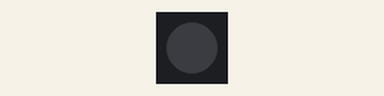
Simulated run of this program. Board: Pycom board running MicroPython. Shown: 1 RGB LEDs in strip order, left to right.

Above: at 0.02 s.
At 0.72 s:
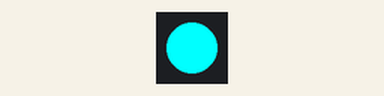
At 1.47 s:
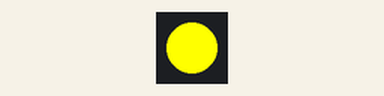
At 2.92 s:
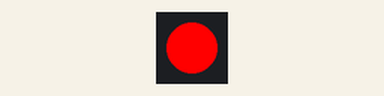
Timing chart, 0 to 3.2 s (numbered marks = the images above):
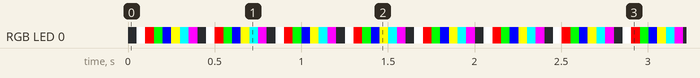

Measured:
- by itself, RGB LED 0: repeats every 0.40 s: RGB(255, 0, 0) 0.05 s, RGB(0, 255, 0) 0.05 s, RGB(0, 0, 255) 0.05 s, RGB(255, 255, 0) 0.05 s, RGB(0, 255, 255) 0.05 s, RGB(255, 0, 255) 0.05 s, off 0.05 s, RGB(255, 255, 255) 0.05 s
- by itself, everything shown: repeats every 0.40 s, in 8 steps

The program:

main.py
```python
from pycom import *            # import pycom module
from time import *             # import time module
import color
heartbeat(False)               # stop heartbeat pulse
while 1:       # stop after 10 cycles
    rgbled(color.Black)
    sleep(0.05)
    rgbled(color.White)
    sleep(0.05)
    rgbled(color.Red)
    sleep(0.05)
    rgbled(color.Green)
    sleep(0.05)
    rgbled(color.Blue)
    sleep(0.05)
    rgbled(color.Yellow)
    sleep(0.05)
    rgbled(color.Aqua)
    sleep(0.05)
    rgbled(color.Magenta)
    sleep(0.05)
```

color.py
```python
import machine
Black   = 0x000000
White   = 0xFFFFFF
Red     = 0xFF0000
Green   = 0x00FF00
Blue    = 0x0000FF
Yellow  = 0xFFFF00
Aqua    = 0x00FFFF
Magenta = 0xFF00FF
```
